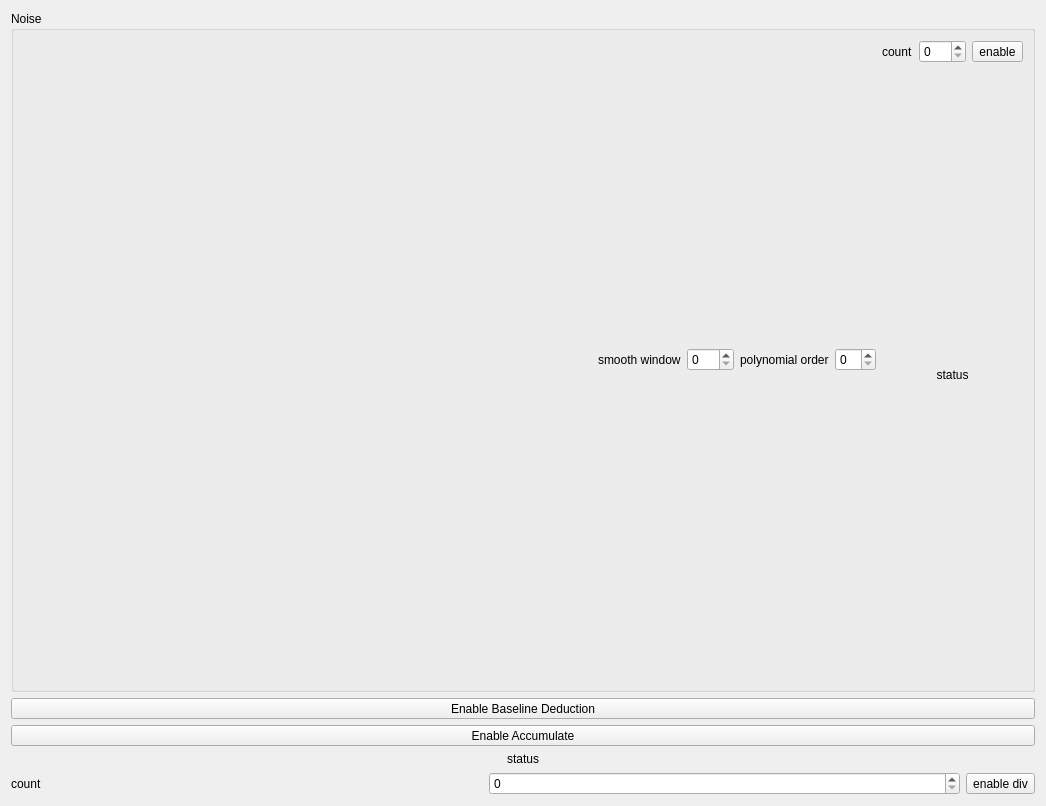
<?xml version="1.0" encoding="UTF-8"?>
<ui version="4.0">
 <class>Accumulate</class>
 <widget class="QWidget" name="Accumulate">
  <property name="geometry">
   <rect>
    <x>0</x>
    <y>0</y>
    <width>1046</width>
    <height>806</height>
   </rect>
  </property>
  <property name="windowTitle">
   <string>Accumulate</string>
  </property>
  <layout class="QGridLayout" name="gridLayout">
   <item row="0" column="0">
    <widget class="QGroupBox" name="groupBox">
     <property name="title">
      <string>Noise</string>
     </property>
     <layout class="QVBoxLayout" name="verticalLayout_2" stretch="1,0">
      <item>
       <layout class="QGridLayout" name="gLayNoise"/>
      </item>
      <item>
       <layout class="QHBoxLayout" name="hLayNoiseOption">
        <item>
         <spacer name="horizontalSpacer_2">
          <property name="orientation">
           <enum>Qt::Orientation::Horizontal</enum>
          </property>
          <property name="sizeHint" stdset="0">
           <size>
            <width>40</width>
            <height>20</height>
           </size>
          </property>
         </spacer>
        </item>
        <item>
         <layout class="QHBoxLayout" name="hLaySmooth">
          <item>
           <widget class="QLabel" name="labelSmoothWindow">
            <property name="text">
             <string>smooth window</string>
            </property>
           </widget>
          </item>
          <item>
           <widget class="QSpinBox" name="spinBoxSmoothWindow">
            <property name="maximum">
             <number>999</number>
            </property>
           </widget>
          </item>
         </layout>
        </item>
        <item>
         <layout class="QHBoxLayout" name="hLayPolyOrder">
          <item>
           <widget class="QLabel" name="labelPolyOrder">
            <property name="text">
             <string>polynomial order</string>
            </property>
           </widget>
          </item>
          <item>
           <widget class="QSpinBox" name="spinBoxPolyOrder"/>
          </item>
         </layout>
        </item>
        <item>
         <layout class="QVBoxLayout" name="vLayCount">
          <item>
           <layout class="QHBoxLayout" name="hLayNoiseCount">
            <item>
             <widget class="QLabel" name="labelNoiseCount">
              <property name="text">
               <string>count</string>
              </property>
             </widget>
            </item>
            <item>
             <widget class="QSpinBox" name="spinBoxNoseCount">
              <property name="maximum">
               <number>999</number>
              </property>
             </widget>
            </item>
            <item>
             <widget class="QToolButton" name="tBtnNoiseEnable">
              <property name="text">
               <string>enable</string>
              </property>
             </widget>
            </item>
           </layout>
          </item>
          <item>
           <widget class="QLabel" name="labelCountStatus">
            <property name="text">
             <string>status</string>
            </property>
            <property name="alignment">
             <set>Qt::AlignmentFlag::AlignCenter</set>
            </property>
           </widget>
          </item>
         </layout>
        </item>
       </layout>
      </item>
     </layout>
    </widget>
   </item>
   <item row="2" column="0">
    <layout class="QVBoxLayout" name="verticalLayout">
     <item>
      <widget class="QToolButton" name="tBtnAccumulateEnable">
       <property name="sizePolicy">
        <sizepolicy hsizetype="Preferred" vsizetype="Fixed">
         <horstretch>0</horstretch>
         <verstretch>0</verstretch>
        </sizepolicy>
       </property>
       <property name="text">
        <string>Enable Accumulate</string>
       </property>
      </widget>
     </item>
     <item>
      <widget class="QLabel" name="labelAccStatus">
       <property name="text">
        <string>status</string>
       </property>
       <property name="alignment">
        <set>Qt::AlignmentFlag::AlignCenter</set>
       </property>
      </widget>
     </item>
     <item>
      <layout class="QHBoxLayout" name="hLayCount">
       <item>
        <widget class="QLabel" name="labelCount">
         <property name="text">
          <string>count</string>
         </property>
        </widget>
       </item>
       <item>
        <widget class="QSpinBox" name="spinBoxCount">
         <property name="maximum">
          <number>9999</number>
         </property>
        </widget>
       </item>
       <item>
        <widget class="QToolButton" name="tBtnEnableDiv">
         <property name="text">
          <string>enable div</string>
         </property>
        </widget>
       </item>
      </layout>
     </item>
    </layout>
   </item>
   <item row="1" column="0">
    <widget class="QToolButton" name="tBtnBaselineDeductionEnable">
     <property name="sizePolicy">
      <sizepolicy hsizetype="Preferred" vsizetype="Fixed">
       <horstretch>0</horstretch>
       <verstretch>0</verstretch>
      </sizepolicy>
     </property>
     <property name="text">
      <string>Enable Baseline Deduction</string>
     </property>
    </widget>
   </item>
  </layout>
 </widget>
 <resources/>
 <connections/>
</ui>
